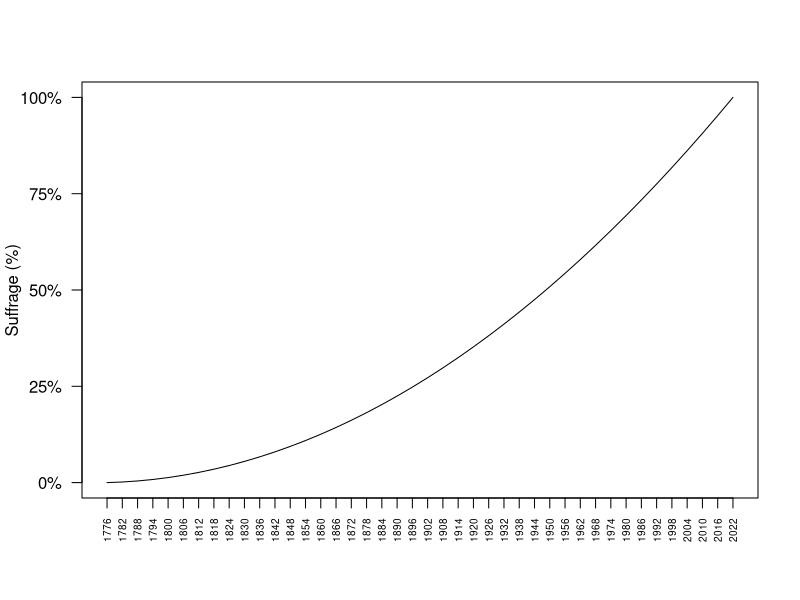
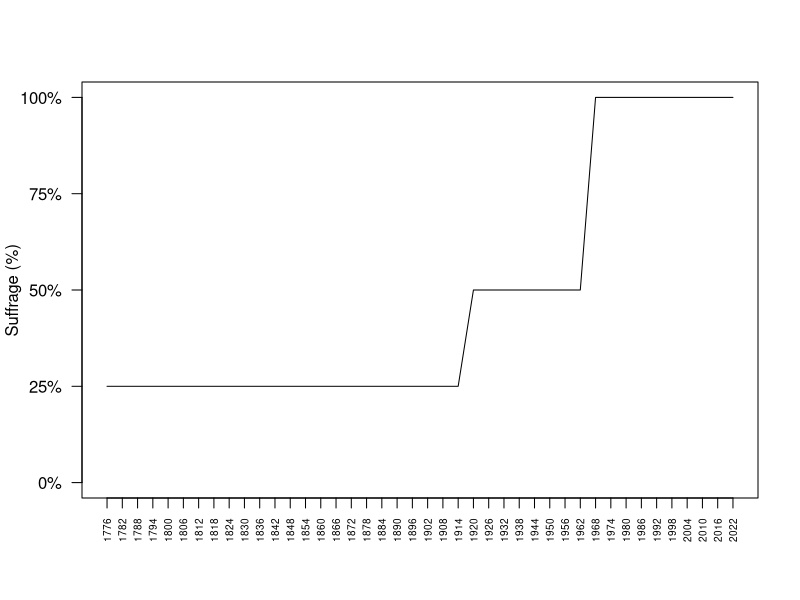
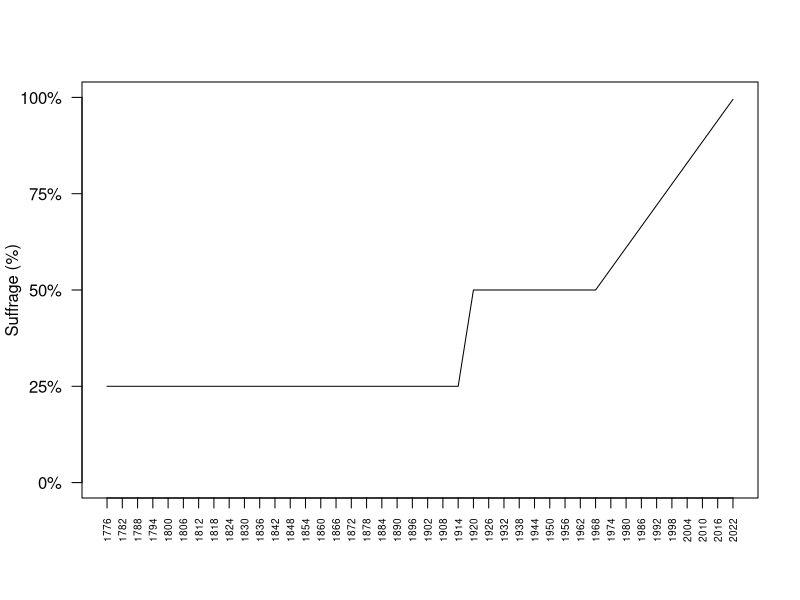
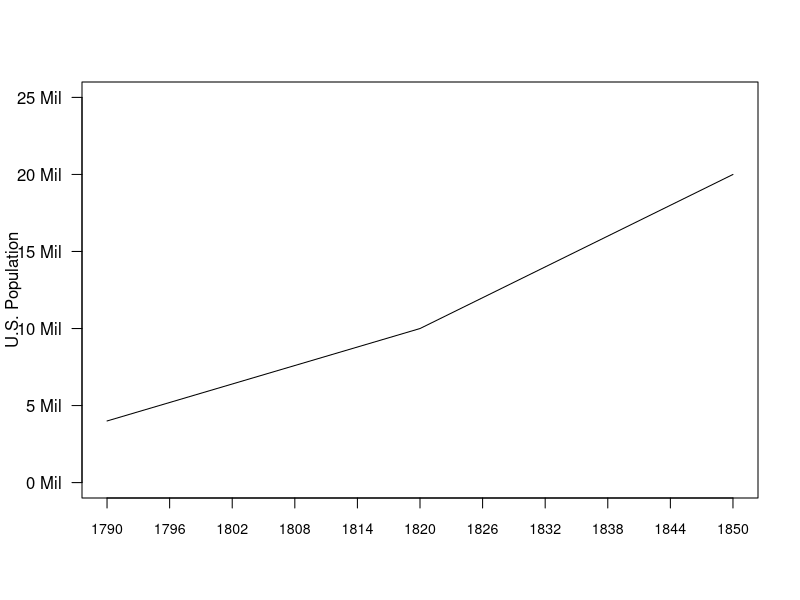

Here is the R script that generated these plots, in order:
## ---- chunk 1
knitr::opts_chunk$set(echo = FALSE)
## ---- chunk 2
y <- seq(0.02,1,0.0235)
y <- y^2
years <- seq(1776, 2022, 6)
imaginary.data <- (y-min(y))/(max(y)-min(y))

plot(1, type = "n", xlab = "",
     ylab = "Suffrage (%)", xlim = c(1776, 2022), 
     ylim = c(0, 1), axes=F)
			axis(side=2, las=2, at=seq(0, 1, 0.25), labels=paste0(seq(0,100, 25), "%"))
			axis(side=1, las=2, at=seq(1776, 2022, 6), labels=seq(1776, 2022, 6), cex.axis=0.6)
			box(col="black")
			lines(years, imaginary.data)
## ---- chunk 3

years <- seq(1776, 2022, 6)
imaginary.data <- c(rep(0.25, 24), rep(0.5,8), rep(1,10))

plot(1, type = "n", xlab = "",
     ylab = "Suffrage (%)", xlim = c(1776, 2022), 
     ylim = c(0, 1), axes=F)
			axis(side=2, las=2, at=seq(0, 1, 0.25), labels=paste0(seq(0,100, 25), "%"))
			axis(side=1, las=2, at=seq(1776, 2022, 6), labels=seq(1776, 2022, 6), cex.axis=0.6)
			box(col="black")
			lines(years, imaginary.data)
## ---- chunk 4

years <- seq(1776, 2022, 6)
imaginary.data <- c(rep(0.25, 24), rep(0.5,8), seq(0.5,1,0.055))

plot(1, type = "n", xlab = "",
     ylab = "Suffrage (%)", xlim = c(1776, 2022), 
     ylim = c(0, 1), axes=F)
			axis(side=2, las=2, at=seq(0, 1, 0.25), labels=paste0(seq(0,100, 25), "%"))
			axis(side=1, las=2, at=seq(1776, 2022, 6), labels=seq(1776, 2022, 6), cex.axis=0.6)
			box(col="black")
			lines(years, imaginary.data)
## ---- chunk 5

years <- seq(1790, 1850, 6)
pop <- c(4, 10, 20)

plot(1, type = "n", xlab = "",
     ylab = "U.S. Population", xlim = c(1790, 1850), 
     ylim = c(0, 25), axes=F)
			axis(side=2, las=2, at=seq(0, 25, 5), labels=paste0(seq(0, 25, 5), " Mil"))
			axis(side=1, las=1, at=years, labels=years, cex.axis=0.85)
			box(col="black")
			lines(c(1790,1820,1850), pop)
